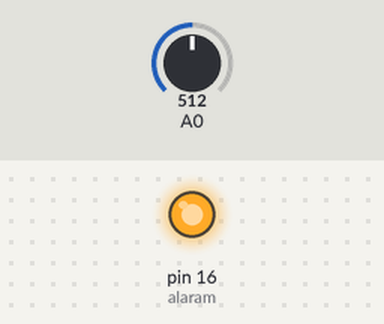
Recording of a sketch running on a simulated Arduino Uno, built with avr-gcc and run on an emulated ATmega328P. On the bench: output pins drawn as LEDs (lit = HIGH). The test bench sets the inputs (shaded band); at power-on: A0 = 512. What the sketch prints to the serial monitor is not drawn.

Above: at 0.1 s.
Timing chart, 0 to 1.6 s (numbered marks = the images above):
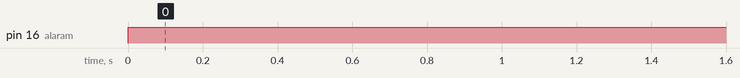

Measured:
- by itself, pin 16 (alaram): LOW → HIGH at 0.00 s

The sketch:

sketch_apr28a.ino
```cpp
int alaram = 16;
void setup() {
  // put your setup code here, to run once:
  pinMode(16,OUTPUT);
  pinMode(14,INPUT);
Serial.begin(9600);


}

void loop() {
  // put your main code here, to run repeatedly:
int sensorvalue  = analogRead(14);
Serial.println(sensorvalue);
if(sensorvalue<2000)
{
  digitalWrite(alaram,HIGH);
  }
else if(sensorvalue>2000)
{
  digitalWrite(alaram,LOW);
  }
}
```
